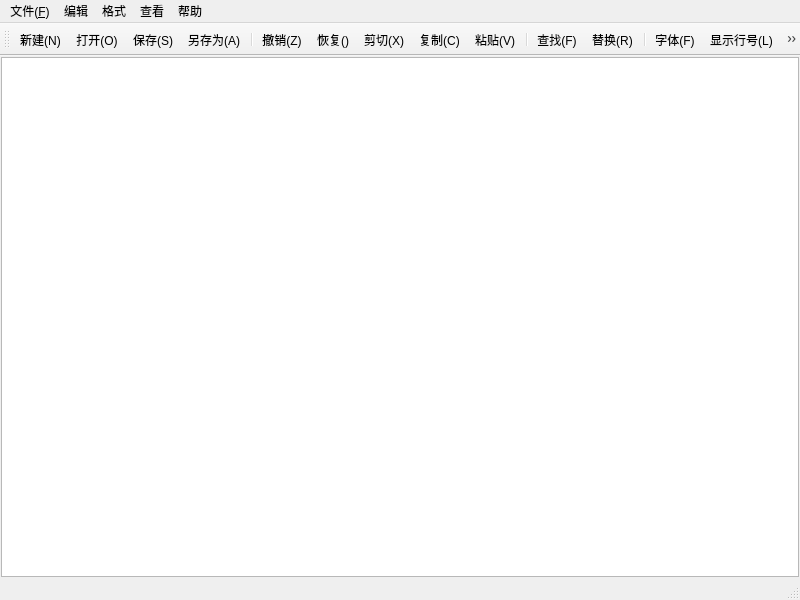
<?xml version="1.0" encoding="UTF-8"?>
<ui version="4.0">
 <class>MainWindow</class>
 <widget class="QMainWindow" name="MainWindow">
  <property name="geometry">
   <rect>
    <x>0</x>
    <y>0</y>
    <width>800</width>
    <height>600</height>
   </rect>
  </property>
  <property name="windowTitle">
   <string>MainWindow</string>
  </property>
  <widget class="QWidget" name="centralwidget">
   <layout class="QVBoxLayout" name="verticalLayout">
    <property name="spacing">
     <number>0</number>
    </property>
    <property name="leftMargin">
     <number>1</number>
    </property>
    <property name="topMargin">
     <number>1</number>
    </property>
    <property name="rightMargin">
     <number>1</number>
    </property>
    <property name="bottomMargin">
     <number>1</number>
    </property>
    <item>
     <widget class="CodeEditor" name="textEdit"/>
    </item>
   </layout>
  </widget>
  <widget class="QMenuBar" name="menubar">
   <property name="geometry">
    <rect>
     <x>0</x>
     <y>0</y>
     <width>800</width>
     <height>25</height>
    </rect>
   </property>
   <widget class="QMenu" name="menu">
    <property name="title">
     <string>文件(&amp;F)</string>
    </property>
    <addaction name="actionNew"/>
    <addaction name="actionOpen"/>
    <addaction name="actionSave"/>
    <addaction name="actionSaveAs"/>
    <addaction name="separator"/>
    <addaction name="actionExit"/>
   </widget>
   <widget class="QMenu" name="menu_2">
    <property name="title">
     <string>编辑</string>
    </property>
    <addaction name="actionUndo"/>
    <addaction name="actionRedo"/>
    <addaction name="actionCut"/>
    <addaction name="actionCopy"/>
    <addaction name="actionPaste"/>
    <addaction name="separator"/>
    <addaction name="actionFind"/>
    <addaction name="actionReplace"/>
    <addaction name="separator"/>
    <addaction name="actionSelectAll"/>
   </widget>
   <widget class="QMenu" name="menu_3">
    <property name="title">
     <string>格式</string>
    </property>
    <addaction name="actionWrap"/>
    <addaction name="actionGotoNumber"/>
    <addaction name="actionFont"/>
    <addaction name="actionFontColor"/>
    <addaction name="separator"/>
    <addaction name="actionFontBackgroundColor"/>
    <addaction name="actionEditorBackgroundColor"/>
   </widget>
   <widget class="QMenu" name="menu_4">
    <property name="title">
     <string>查看</string>
    </property>
    <addaction name="actionTool"/>
    <addaction name="actionStatus"/>
   </widget>
   <widget class="QMenu" name="menu_5">
    <property name="title">
     <string>帮助</string>
    </property>
    <addaction name="actionAbout"/>
   </widget>
   <addaction name="menu"/>
   <addaction name="menu_2"/>
   <addaction name="menu_3"/>
   <addaction name="menu_4"/>
   <addaction name="menu_5"/>
  </widget>
  <widget class="QStatusBar" name="statusbar"/>
  <widget class="QToolBar" name="toolBar">
   <property name="windowTitle">
    <string>toolBar</string>
   </property>
   <attribute name="toolBarArea">
    <enum>TopToolBarArea</enum>
   </attribute>
   <attribute name="toolBarBreak">
    <bool>false</bool>
   </attribute>
   <addaction name="actionNew"/>
   <addaction name="actionOpen"/>
   <addaction name="actionSave"/>
   <addaction name="actionSaveAs"/>
   <addaction name="separator"/>
   <addaction name="actionUndo"/>
   <addaction name="actionRedo"/>
   <addaction name="actionCut"/>
   <addaction name="actionCopy"/>
   <addaction name="actionPaste"/>
   <addaction name="separator"/>
   <addaction name="actionFind"/>
   <addaction name="actionReplace"/>
   <addaction name="separator"/>
   <addaction name="actionFont"/>
   <addaction name="actionGotoNumber"/>
   <addaction name="actionWrap"/>
   <addaction name="separator"/>
   <addaction name="actionTool"/>
   <addaction name="actionStatus"/>
   <addaction name="separator"/>
  </widget>
  <action name="actionNew">
   <property name="icon">
    <iconset resource="notepad.qrc">
     <normaloff>:/img/new.png</normaloff>:/img/new.png</iconset>
   </property>
   <property name="text">
    <string>新建(&amp;N)</string>
   </property>
   <property name="toolTip">
    <string>新建</string>
   </property>
   <property name="shortcut">
    <string>Ctrl+N</string>
   </property>
  </action>
  <action name="actionOpen">
   <property name="icon">
    <iconset resource="notepad.qrc">
     <normaloff>:/img/open.png</normaloff>:/img/open.png</iconset>
   </property>
   <property name="text">
    <string>打开(&amp;O)</string>
   </property>
   <property name="toolTip">
    <string>打开</string>
   </property>
   <property name="shortcut">
    <string>Ctrl+O</string>
   </property>
  </action>
  <action name="actionSave">
   <property name="icon">
    <iconset resource="notepad.qrc">
     <normaloff>:/img/save.png</normaloff>:/img/save.png</iconset>
   </property>
   <property name="text">
    <string>保存(&amp;S)</string>
   </property>
   <property name="toolTip">
    <string>保存</string>
   </property>
   <property name="shortcut">
    <string>Ctrl+S</string>
   </property>
  </action>
  <action name="actionSaveAs">
   <property name="icon">
    <iconset resource="notepad.qrc">
     <normaloff>:/img/saveas.png</normaloff>:/img/saveas.png</iconset>
   </property>
   <property name="text">
    <string>另存为(&amp;A)</string>
   </property>
   <property name="toolTip">
    <string>另存为</string>
   </property>
  </action>
  <action name="actionExit">
   <property name="text">
    <string>退出(&amp;X)</string>
   </property>
   <property name="toolTip">
    <string>退出</string>
   </property>
  </action>
  <action name="actionUndo">
   <property name="icon">
    <iconset resource="notepad.qrc">
     <normaloff>:/img/undo.png</normaloff>:/img/undo.png</iconset>
   </property>
   <property name="text">
    <string>撤销(&amp;Z)</string>
   </property>
   <property name="toolTip">
    <string>撤销</string>
   </property>
   <property name="shortcut">
    <string>Ctrl+Z</string>
   </property>
  </action>
  <action name="actionCut">
   <property name="icon">
    <iconset resource="notepad.qrc">
     <normaloff>:/img/cut.png</normaloff>:/img/cut.png</iconset>
   </property>
   <property name="text">
    <string>剪切(&amp;X)</string>
   </property>
   <property name="toolTip">
    <string>剪切</string>
   </property>
   <property name="shortcut">
    <string>Ctrl+X</string>
   </property>
  </action>
  <action name="actionCopy">
   <property name="icon">
    <iconset resource="notepad.qrc">
     <normaloff>:/img/copy.png</normaloff>:/img/copy.png</iconset>
   </property>
   <property name="text">
    <string>复制(&amp;C)</string>
   </property>
   <property name="toolTip">
    <string>复制</string>
   </property>
   <property name="shortcut">
    <string>Ctrl+C</string>
   </property>
  </action>
  <action name="actionPaste">
   <property name="icon">
    <iconset resource="notepad.qrc">
     <normaloff>:/img/paste.png</normaloff>:/img/paste.png</iconset>
   </property>
   <property name="text">
    <string>粘贴(&amp;V)</string>
   </property>
   <property name="toolTip">
    <string>粘贴</string>
   </property>
   <property name="shortcut">
    <string>Ctrl+V</string>
   </property>
  </action>
  <action name="actionFind">
   <property name="icon">
    <iconset resource="notepad.qrc">
     <normaloff>:/img/find.png</normaloff>:/img/find.png</iconset>
   </property>
   <property name="text">
    <string>查找(&amp;F)</string>
   </property>
   <property name="toolTip">
    <string>查找</string>
   </property>
   <property name="shortcut">
    <string>Ctrl+F</string>
   </property>
  </action>
  <action name="actionReplace">
   <property name="icon">
    <iconset resource="notepad.qrc">
     <normaloff>:/img/replace.png</normaloff>:/img/replace.png</iconset>
   </property>
   <property name="text">
    <string>替换(&amp;R)</string>
   </property>
   <property name="toolTip">
    <string>替换</string>
   </property>
   <property name="shortcut">
    <string>Ctrl+H</string>
   </property>
  </action>
  <action name="actionFont">
   <property name="icon">
    <iconset resource="notepad.qrc">
     <normaloff>:/img/font.png</normaloff>:/img/font.png</iconset>
   </property>
   <property name="text">
    <string>字体(&amp;F)</string>
   </property>
   <property name="toolTip">
    <string>字体</string>
   </property>
  </action>
  <action name="actionWrap">
   <property name="checkable">
    <bool>true</bool>
   </property>
   <property name="icon">
    <iconset resource="notepad.qrc">
     <normaloff>:/img/wrap.png</normaloff>:/img/wrap.png</iconset>
   </property>
   <property name="text">
    <string>自动换行(&amp;W)</string>
   </property>
   <property name="toolTip">
    <string>自动换行</string>
   </property>
  </action>
  <action name="actionTool">
   <property name="icon">
    <iconset resource="notepad.qrc">
     <normaloff>:/img/tool.png</normaloff>:/img/tool.png</iconset>
   </property>
   <property name="text">
    <string>工具栏(&amp;T)</string>
   </property>
   <property name="toolTip">
    <string>工具栏</string>
   </property>
  </action>
  <action name="actionStatus">
   <property name="icon">
    <iconset resource="notepad.qrc">
     <normaloff>:/img/status.png</normaloff>:/img/status.png</iconset>
   </property>
   <property name="text">
    <string>状态栏(&amp;S)</string>
   </property>
   <property name="toolTip">
    <string>状态栏</string>
   </property>
  </action>
  <action name="actionRedo">
   <property name="icon">
    <iconset resource="notepad.qrc">
     <normaloff>:/img/redo.png</normaloff>:/img/redo.png</iconset>
   </property>
   <property name="text">
    <string>恢复(&amp;)</string>
   </property>
   <property name="toolTip">
    <string>恢复</string>
   </property>
   <property name="shortcut">
    <string>Ctrl+Shift+Z</string>
   </property>
  </action>
  <action name="actionSelectAll">
   <property name="text">
    <string>全选(&amp;A)</string>
   </property>
   <property name="toolTip">
    <string>全选</string>
   </property>
   <property name="shortcut">
    <string>Ctrl+A</string>
   </property>
  </action>
  <action name="actionAbout">
   <property name="text">
    <string>关于(&amp;A)</string>
   </property>
   <property name="toolTip">
    <string>关于</string>
   </property>
  </action>
  <action name="actionGotoNumber">
   <property name="checkable">
    <bool>true</bool>
   </property>
   <property name="icon">
    <iconset resource="notepad.qrc">
     <normaloff>:/img/goto.png</normaloff>:/img/goto.png</iconset>
   </property>
   <property name="text">
    <string>显示行号(L)</string>
   </property>
   <property name="toolTip">
    <string>显示行号</string>
   </property>
   <property name="shortcut">
    <string>Ctrl+L</string>
   </property>
  </action>
  <action name="actionFontColor">
   <property name="text">
    <string>字体颜色</string>
   </property>
   <property name="toolTip">
    <string>字体颜色</string>
   </property>
  </action>
  <action name="actionEditorBackgroundColor">
   <property name="text">
    <string>编辑器背景色</string>
   </property>
   <property name="toolTip">
    <string>编辑器背景色</string>
   </property>
  </action>
  <action name="actionFontBackgroundColor">
   <property name="text">
    <string>字体背景颜色</string>
   </property>
   <property name="toolTip">
    <string>字体背景颜色</string>
   </property>
  </action>
 </widget>
 <customwidgets>
  <customwidget>
   <class>CodeEditor</class>
   <extends>QPlainTextEdit</extends>
   <header location="global">codeeditor.h</header>
  </customwidget>
 </customwidgets>
 <tabstops>
  <tabstop>textEdit</tabstop>
 </tabstops>
 <resources>
  <include location="notepad.qrc"/>
 </resources>
 <connections/>
</ui>
